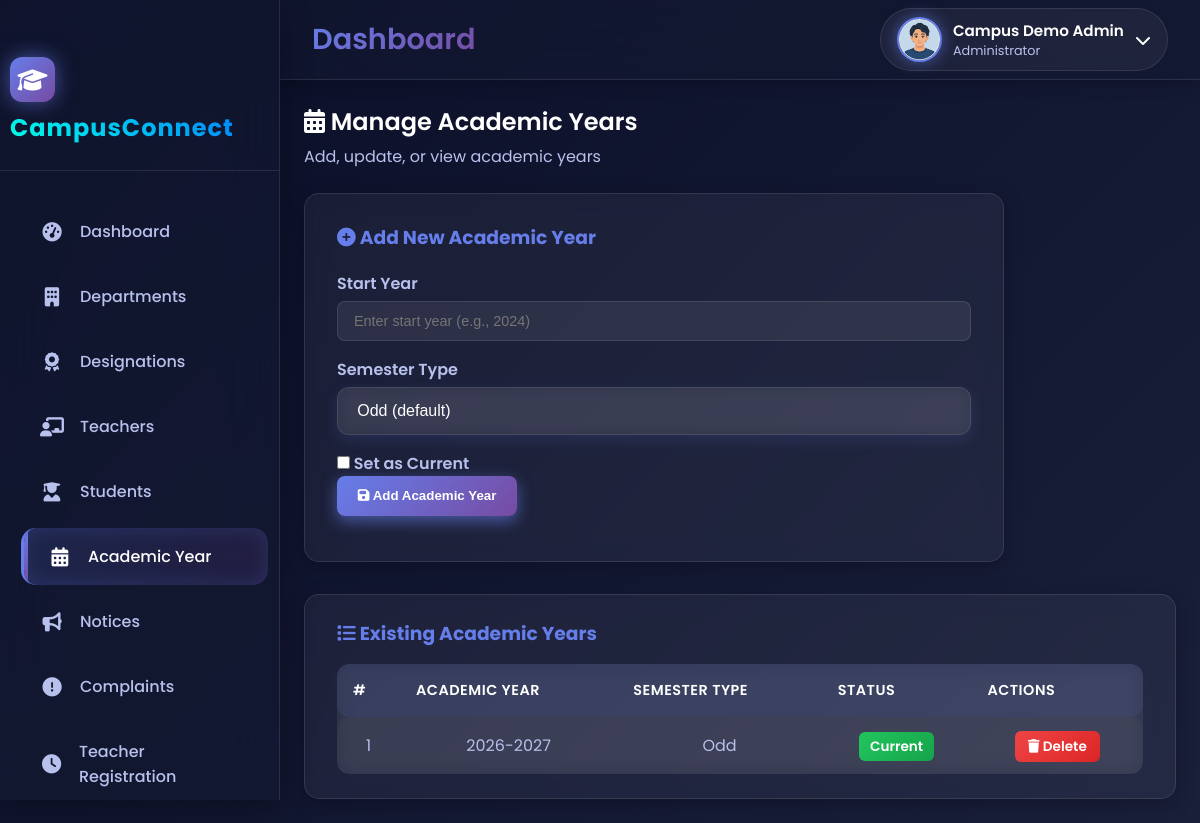
The page /Admin/ManageAcademicYear.php (signed in) on the database its author committed.
### tables this page shows
CREATE TABLE `tbl_academicyear` (
  `acyear_id` int(10) NOT NULL,
  `acyear_name` varchar(15) NOT NULL,
  `sem_type` enum('odd','even') NOT NULL DEFAULT 'odd',
  `is_current` tinyint(1) NOT NULL DEFAULT 0
);

### Admin/ManageAcademicYear.php (the view, shortened to what this page needs)
<?php
include("../Includes/AdminHeader.php");
$yearsRes = $con->query("SELECT * FROM tbl_academicyear ORDER BY acyear_id ASC");
?>
<!DOCTYPE html>
<html lang="en">
<head>
</head>
<body>
<div class="main-content">
  <div class="page-header">
    <h2><i class="fas fa-calendar-alt"></i> Manage Academic Years</h2>
    <p>Add, update, or view academic years</p>
  </div>
  <div class="form-card">
    <h3><i class="fas fa-plus-circle"></i> Add New Academic Year</h3>
    <form method="post">
      <div class="form-group">
        <label>Start Year</label>
        <input type="number" name="txt_start_year" placeholder="Enter start year (e.g., 2024)" required>
      </div>
      <div class="form-group">
        <label>Semester Type</label>
        <select name="sem_type">
          <option value="odd" selected>Odd (default)</option>
        </select>
      </div>
      <div class="checkbox-row">
        <label><input type="checkbox" name="chk_current"> Set as Current</label>
      </div>
      <div class="form-group">
        <button type="submit" name="btn_add_year" class="btn-primary"><i class="fas fa-save"></i> Add Academic Year</button>
      </div>
    </form>
  </div>
  <div class="table-card">
    <h3><i class="fas fa-list"></i> Existing Academic Years</h3>
    <table class="glass-table">
      <thead>
        <tr>
          <th>#</th>
          <th>Academic Year</th>
          <th>Semester Type</th>
          <th>Status</th>
          <th>Actions</th>
        </tr>
      </thead>
      <tbody>
        <?php
        $idx = 0;
        while($year = $yearsRes->fetch_assoc()){
          $idx++;
          echo "<tr>
            <td>$idx</td>
            <td>".htmlspecialchars($year['acyear_name'])."</td>
            <td>".htmlspecialchars(ucfirst($year['sem_type']))."</td>
            <td>".($year['is_current'] ? '<span class="current">Current</span>' : '<span class="not-current">Not Current</span>')."</td>
            <td>";
            echo "<a href='ManageAcademicYear.php?del_id=".$year['acyear_id']."' class='action-link delete' onclick='return confirm(\"Are you sure you want to delete this academic year?\");'><i class=\"fas fa-trash\"></i> Delete</a>
            </td>
          </tr>";
        }
        ?>
      </tbody>
    </table>
  </div>
</div>
</body>
</html>

### Includes/AdminHeader.php (shortened to what this page needs)
<?php
$user_name  = 'Administrator';
$user_role  = 'Administrator';
$photo_path = "../Assets/Files/Admin/default.png";
if(isset($_SESSION['admin_id'])) {
    $uid = $_SESSION['admin_id'];
    $qry = "SELECT admin_name AS name, admin_photo AS photo
            FROM tbl_admin WHERE admin_id='$uid'";
    $res = $con->query($qry);
    if($res && $row = $res->fetch_assoc()) {
        $user_name = $row['name'];
        $photo     = $row['photo'] ?: 'default.png';
        $photo_path = "../Assets/Files/Admin/" . $photo;
    }
}
?>
<!DOCTYPE html>
<html lang="en">
<head>
<link rel="stylesheet" href="https://cdnjs.cloudflare.com/ajax/libs/font-awesome/6.4.0/css/all.min.css">
<link rel="stylesheet" href="../Assets/CSS/universal.css">
</head>
<body>
<div class="animated-gradient-bg"></div>
<div id="particles-background"></div>
<header class="main-header">
    <div class="header-left">
        <div class="header-title">
            <h1><?php echo $page_title ?? 'Dashboard'; ?></h1>
        </div>
    </div>
    <div class="header-right">
        <div class="user-profile" id="profileTrigger">
            <img src="<?php echo htmlspecialchars($photo_path); ?>" alt="User" class="user-avatar">
            <div class="user-info">
                <h4><?php echo htmlspecialchars($user_name); ?></h4>
                <p><?php echo htmlspecialchars($user_role); ?></p>
            </div>
            <i class="fas fa-chevron-down"></i>
        </div>
    </div>
</header>
</body>
</html>

### Includes/AdminHeader.php (style rules this page uses)
.user-profile { display: flex; align-items: center; gap: 0.7rem; cursor: pointer; }
.user-avatar { width: 45px; height: 45px; border-radius: 50%; object-fit: cover; border: 2px solid var(--gradient-1); }
.user-info h4 { margin: 0; color: var(--text-primary); font-size: 0.95rem; }
.user-info p { margin: 0; font-size: 0.8rem; color: var(--text-secondary); }

### Admin/ManageAcademicYear.php (style rules this page uses)
.main-content { padding: 1.5rem; }
.page-header { margin-bottom: 1.5rem; }
.page-header h2 { font-size: 1.5rem; font-weight: 600; color: var(--text-primary); }
.page-header p { color: var(--text-secondary); margin-top: 0.3rem; }
.form-card { background: rgba(255,255,255,0.05); border: 1px solid var(--border-glass); border-radius: 15px; padding: 1.8rem 2rem; backdrop-filter: blur(10px); box-shadow: 0 5px 20px rgba(0,0,0,0.25); color: var(--text-primary); margin-bottom: 2rem; max-width: 700px; }
.form-card h3 { margin-bottom: 1.2rem; color: var(--gradient-1); }
.form-group { margin-bottom: 1rem; }
.form-group label { display: block; font-weight: 600; color: var(--text-secondary); margin-bottom: 0.3rem; }
.form-group input[type="number"], .form-group select { width: 100%; padding: 0.7rem 1rem; border-radius: 8px; border: 1px solid var(--border-glass); background: rgba(255,255,255,0.08); color: var(--text-primary); outline: none; font-size: 0.9rem; transition: 0.3s ease; }
.checkbox-row { display: flex; align-items: center; gap: 0.5rem; margin-top: 0.5rem; }
.checkbox-row label { color: var(--text-secondary); font-weight: 600; }
.btn-primary { background: linear-gradient(135deg, #667eea, #764ba2); color: #fff; border: none; padding: 0.8rem 1.3rem; border-radius: 8px; font-weight: 600; cursor: pointer; transition: 0.3s ease; }
.table-card { background: rgba(255,255,255,0.05); border: 1px solid var(--border-glass); border-radius: 15px; padding: 1.5rem 2rem; backdrop-filter: blur(10px); box-shadow: 0 5px 20px rgba(0,0,0,0.25); color: var(--text-primary); }
.table-card h3 { color: var(--gradient-1); margin-bottom: 1rem; }
.glass-table { width: 100%; border-collapse: collapse; }
.glass-table th, .glass-table td { padding: 0.8rem; border-bottom: 1px solid rgba(255,255,255,0.1); text-align: center; color: var(--text-primary); }
.glass-table th { background: rgba(255,255,255,0.08); color: var(--gradient-1); font-weight: 600; }
.current { background: linear-gradient(135deg, #22c55e, #16a34a); color: #fff; padding: 0.3rem 0.7rem; border-radius: 6px; font-weight: 600; font-size: 0.85rem; }
.action-link { padding: 0.4rem 0.8rem; border-radius: 6px; text-decoration: none; font-weight: 600; font-size: 0.85rem; transition: 0.3s ease; margin: 0 0.2rem; }
.action-link.delete { background: linear-gradient(135deg, #ef4444, #dc2626); color: #fff; }
.form-group select, .form-group select option { background-color: rgba(15, 23, 42, 0.95) !important; color: #ffffff !important; }
.form-group select { background: rgba(255,255,255,0.08) !important; border: 1px solid var(--border-glass); padding: 0.7rem 1rem; border-radius: 8px; backdrop-filter: blur(8px); cursor: pointer; }
.form-group select option { background: rgba(15, 23, 42, 0.95) !important; color: #fff !important; padding: 10px 12px !important; border-bottom: 1px solid rgba(255,255,255,0.08); }
.form-group select option:hover, .form-group select option:checked { background: rgba(59,130,246,0.4) !important; color: #fff !important; }

### rows shown on the page
tbl_academicyear: acyear_name "2026-2027", sem_type "Odd", is_current "Current"

### other values the page prints
$page_title "Dashboard"
$user_name "Campus Demo Admin"
$user_role "Administrator"
$item['label'] "Dashboard"
$item['label'] "Departments"
$item['label'] "Designations"
$item['label'] "Teachers"
$item['label'] "Students"
$item['label'] "Academic Year"
$item['label'] "Notices"
$item['label'] "Complaints"
$item['label'] "Teacher Registration"
